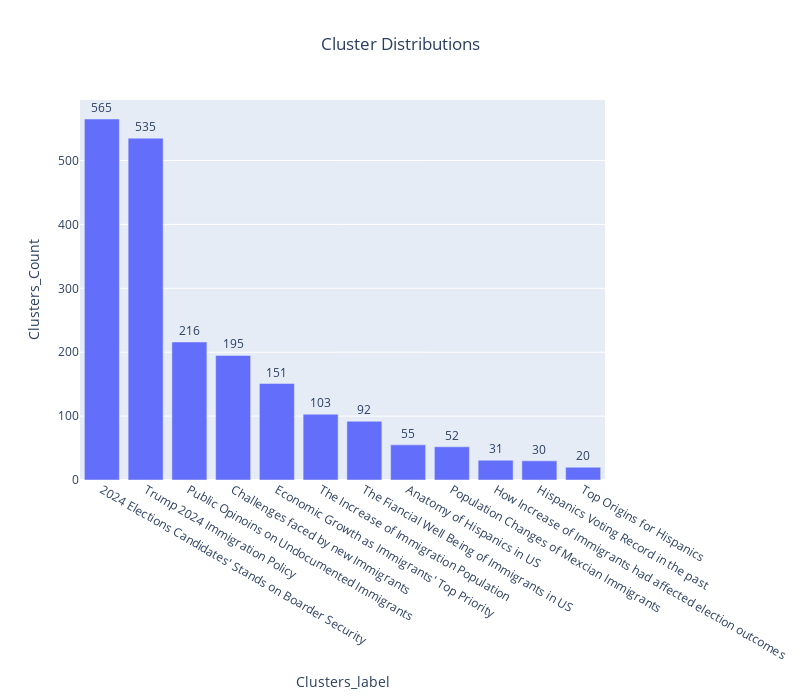

Notebook cell for this chart:
### Code cell
fig=px.bar(data_frame=count_plot,x="Clusters_label",y="Clusters_Count",text_auto=True,width=800,height=700,title="Cluster Distributions")
fig.update_layout(title=dict(x=0.5))
fig.update_traces(textposition="outside")
fig.show()

### Figure 1 — Plotly figure (JSON) as saved in the notebook; plotly's stock layout.template omitted (floating-point values rounded to 4 significant figures)
{"data": [{"alignmentgroup": "True", "hovertemplate": "Clusters_label=%{x}<br>Clusters_Count=%{y}<extra></extra>", "legendgroup": "", "marker": {"color": "#636efa", "pattern": {"shape": ""}}, "name": "", "offsetgroup": "", "orientation": "v", "showlegend": false, "textposition": "outside", "texttemplate": "%{y}", "type": "bar", "x": ["2024 Elections Candidates' Stands on Boarder Security", "Trump 2024 Immigration Policy", "Public Opinoins on Undocumented Immigrants", "Challenges faced by new Immigrants", "Economic Growth as Immigrants' Top Priority", "The Increase of Immigration Population", "The Fiancial Well Being of Immigrants in US", "Anatomy of Hispanics in US", "Population Changes of Mexcian Immigrants", "How Increase of Immigrants had affected election outcomes", "Hispanics Voting Record in the past", "Top Origins for Hispanics"], "xaxis": "x", "y": [565, 535, 216, 195, 151, 103, 92, 55, 52, 31, 30, 20], "yaxis": "y"}], "layout": {"barmode": "relative", "height": 700, "legend": {"tracegroupgap": 0}, "title": {"text": "Cluster Distributions", "x": 0.5}, "width": 800, "xaxis": {"anchor": "y", "autorange": true, "domain": [0, 1], "range": [-0.5, 11.5], "title": {"text": "Clusters_label"}, "type": "category"}, "yaxis": {"anchor": "x", "autorange": true, "domain": [0, 1], "range": [0, 594.7], "title": {"text": "Clusters_Count"}, "type": "linear"}}}
